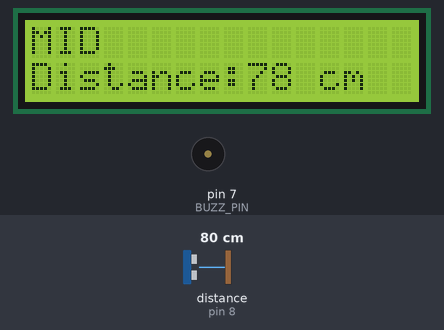
A sketch run on a simulated Arduino Uno, built with avr-gcc and run on an emulated ATmega328P. Shown: 16×2 character LCD, buzzer (waves = sounding, pin HIGH). Wiring (inferred from the names in the program): ultrasonic range finder: trigger pin 9; echo pin 8. Inputs (shaded band) come from the test bench; at power-on: distance to the obstacle (sensor on pin 8) 80 cm. The echo pulse lasts 58.3 µs per cm; pins used as bus, display or sensor lines are not drawn; what the sketch prints to the serial monitor is not drawn.

Above: at 1.2 s.
1.3 s: distance to the obstacle (sensor on pin 8) set to 55 cm
At 2.5 s:
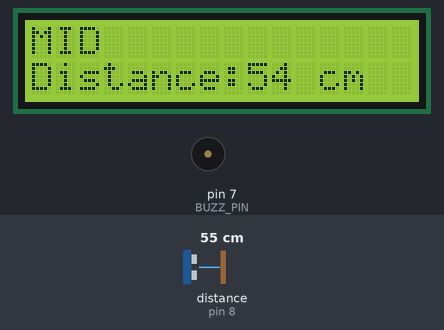
2.8 s: distance to the obstacle (sensor on pin 8) set to 47 cm
At 4.1 s:
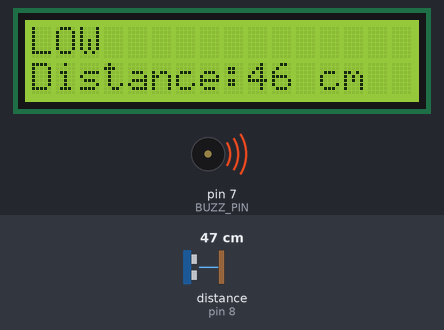
4.4 s: distance to the obstacle (sensor on pin 8) set to 120 cm
At 5.4 s:
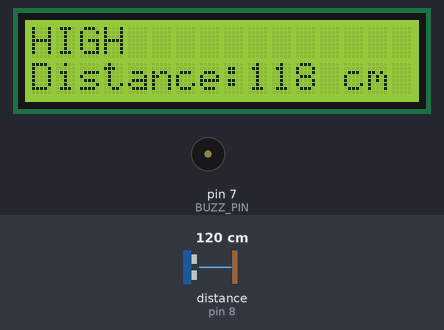
Timing chart, 0 to 7.4 s (numbered marks = the images above; inputs shaded):
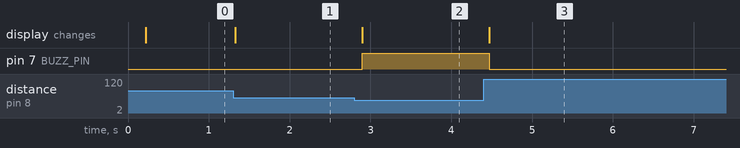

The sketch:

range-detector.ino
```cpp
#include <LiquidCrystal.h>

// initialize the library with the numbers of the interface pins
LiquidCrystal lcd(12, 11, 5, 4, 3, 2);

const int TRIG_PIN = 9;
const int ECHO_PIN = 8;
long duration;
int distance;
const int BUZZ_PIN = 7;
const char *LOW_STATUS = "LOW";
const char *MID_STATUS = "MID";
const char *HIGH_STATUS = "HIGH";
const char *VALUE_LABEL = "Distance:";
const int TIMEOUT = 25000; // 25 milliseconds, a bit more than the round trip at max range

void setup()
{
  pinMode(TRIG_PIN, OUTPUT); // Sets the trigPin as an Output
  pinMode(ECHO_PIN, INPUT);  // Sets the echoPin as an Input
  pinMode(BUZZ_PIN, OUTPUT); // Sets the trigPin as an Output
  Serial.begin(9600);
  lcd.begin(16, 2);
}

void loop()
{
  delay(150);
  // Clears the trigPin
  digitalWrite(TRIG_PIN, LOW);
  delayMicroseconds(2);
  // Sets the trigPin on HIGH state for 10 micro seconds
  digitalWrite(TRIG_PIN, HIGH);
  delayMicroseconds(10);
  digitalWrite(TRIG_PIN, LOW);

  // Reads the echoPin, returns the sound wave travel time in microseconds
  duration = pulseIn(ECHO_PIN, HIGH, TIMEOUT);

  if (duration == 0)
  {                // Check if timeout occurred
    distance = -1; // Use -1 or another sentinel value to indicate no valid echo was received
  }
  else
  {
    // Calculating the distance
    distance = duration * 0.034 / 2; // Speed of sound wave divided by 2 (go and return)
  }

  lcd.setCursor(0, 1);
  if (distance == -1)
  {
    lcd.print("Out of range ");
  }
  else
  {
    lcd.print(VALUE_LABEL);
    lcd.print(distance);
    lcd.print(" cm  ");
  }

  if (distance < 50 && distance != -1)
  {
    lcd.setCursor(0, 0);
    lcd.print(LOW_STATUS);
    lcd.print("   ");
    digitalWrite(BUZZ_PIN, HIGH);
  }
  else if (distance >= 50 && distance < 100)
  {
    lcd.setCursor(0, 0);
    lcd.print(MID_STATUS);
    lcd.print("   ");
    digitalWrite(BUZZ_PIN, LOW);
  }
  else if (distance >= 100)
  {
    lcd.setCursor(0, 0);
    lcd.print(HIGH_STATUS);
    lcd.print("   ");
    digitalWrite(BUZZ_PIN, LOW);
  }
  else
  {
    lcd.setCursor(0, 0);
    lcd.print("ERROR      ");
    digitalWrite(BUZZ_PIN, LOW);
  }
  Serial.println(distance);
}
```

test.ino
```cpp
// this would be my new project
```

Measured:
- the behaviour switches between 51 and 50 cm on distance to the obstacle (sensor on pin 8) (found by bisection; images 1 and 2)
- after the input at 1.3 s, the display: changes at once (image 1)
- after the input at 2.8 s, pin 7 (BUZZ_PIN): LOW → HIGH after 0.10 s; the display: changes after 0.10 s (image 2)
- after the input at 4.4 s, pin 7 (BUZZ_PIN): HIGH → LOW after 0.07 s; the display: changes after 0.07 s (image 3)
